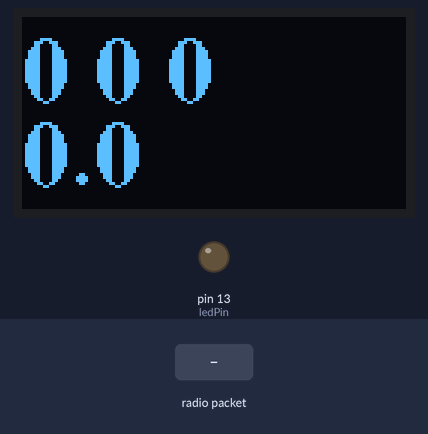
The sketch below on a simulated Arduino Uno, built with avr-gcc and run on an emulated ATmega328P. On the bench: 128×64 one-colour display, output pins drawn as LEDs (lit = HIGH). Inputs (shaded band) come from the test bench. No radio packets arrive unless stated; what the sketch prints to the serial monitor is not drawn.

Above: at 0.3 s.
At 1.2 s:
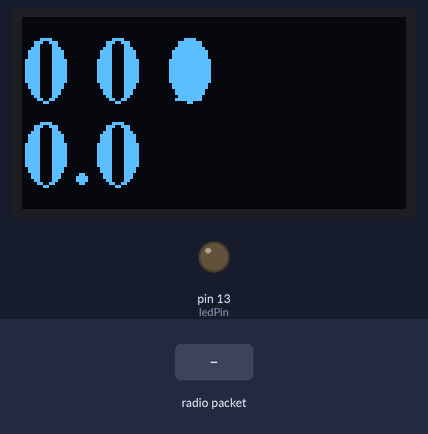
1.3 s: radio packet "1" arrives
At 2.2 s:
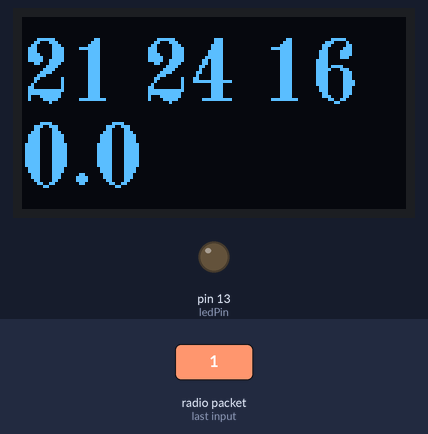
Timing chart, 0 to 4.3 s (numbered marks = the images above; inputs shaded):
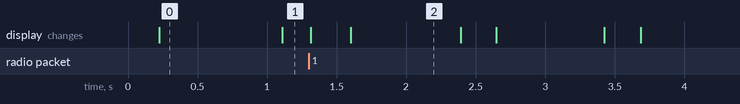

The sketch:

receiver.ino
```cpp
/*
  RF Blink - Receiver sketch
     Written by ScottC 17 Jun 2014
     Arduino IDE version 1.0.5
     Website: http://arduinobasics.blogspot.com
     Receiver: XY-MK-5V
     Description: A simple sketch used to test RF transmission/receiver.
 ------------------------------------------------------------- */

#include <SPI.h>
#include <RH_ASK.h>
#include <Time.h>

RH_ASK driver;

#include "U8glib.h"
U8GLIB_SH1106_128X64 u8g(U8G_I2C_OPT_NONE);  // I2C / TWI


 #define ledPin 13        //Onboard LED = digital pin 13
 unsigned int data = 0;   // variable used to store received data

struct dataStruct{
  float humidity;
  float temp;
  unsigned long counter;
  long thetime;
}myData;


byte tx_buf[sizeof(myData)] = {0};

char *ftoa(char *a, double f, int precision)
{
  long p[] = {0,10,100,1000,10000,100000,1000000,10000000,100000000};

  char *ret = a;
  long heiltal = (long)f;
  itoa(heiltal, a, 10);
  while (*a != '\0') a++;
  *a++ = '.';
  long desimal = abs((long)((f - heiltal) * p[precision]));
  itoa(desimal, a, 10);
  return ret;
}


void draw(void) {
  // graphic commands to redraw the complete screen should be placed here
  //u8g.setFont(u8g_font_unifont);
  u8g.setFont(u8g_font_osb21);
  char a[10];
  //sprintf(a,"T: ");

  int tog=myData.counter % 2;

  if (tog == 1){
    ftoa((char *)&a,myData.temp,1);
    u8g.drawStr( 0,28,a);
  } else {
    sprintf(a,"%d %d %d", hour(),minute(),second());
    u8g.drawStr(0,28,a);
  }
  char z[10];


  if (tog==1){
     sprintf(z,"%d",myData.counter);
} else {
  //sprintf(z,"H: ");
  ftoa((char *)&z,myData.humidity,1);
}
  u8g.drawStr(0,56,z);
}


void printDigits(int digits){
  // utility function for digital clock display: prints preceding colon and leading 0
  Serial.print(":");
  if(digits < 10)
    Serial.print('0');
  Serial.print(digits);
}

void digitalClockDisplay(){
  // digital clock display of the time
  Serial.print(hour());
  printDigits(minute());
  printDigits(second());
  Serial.print(" ");
  Serial.print(day());
  Serial.print(" ");
  Serial.print(month());
  Serial.print(" ");
  Serial.print(year());
  Serial.println();
}

 void setup(){
   pinMode(ledPin, OUTPUT);
   Serial.begin(9600);

  if (!driver.init())
    Serial.println("init failed");


     // flip screen, if required
  // u8g.setRot180();

  // set SPI backup if required
  //u8g.setHardwareBackup(u8g_backup_avr_spi);

  // assign default color value
  if ( u8g.getMode() == U8G_MODE_R3G3B2 ) {
    u8g.setColorIndex(255);     // white
  }
  else if ( u8g.getMode() == U8G_MODE_GRAY2BIT ) {
    u8g.setColorIndex(3);         // max intensity
  }
  else if ( u8g.getMode() == U8G_MODE_BW ) {
    u8g.setColorIndex(1);         // pixel on
  }
  else if ( u8g.getMode() == U8G_MODE_HICOLOR ) {
    u8g.setHiColorByRGB(255,255,255);
  }

 }

 void loop(){

 uint8_t buf[RH_ASK_MAX_MESSAGE_LEN];
    uint8_t buflen = sizeof(buf);

    if (driver.recv(buf, &buflen)) // Non-blocking
    {
        int i;

        // Message with a good checksum received, dump it.
        driver.printBuffer("Got:", buf, buflen);
        memcpy(&myData, buf, sizeof(myData));
        setTime(myData.thetime);
        Serial.print("Temperature: ");
        Serial.println(myData.temp,2);
        Serial.print("Humidity: ");
        Serial.println(myData.humidity,2);
        Serial.print("Counter: ");
        Serial.println(myData.counter);
        Serial.print("Timer: ");
        Serial.println(myData.thetime);
        digitalClockDisplay();
    }

 Serial.print(".");
    // picture loop
  u8g.firstPage();
  do {
    draw();
  } while( u8g.nextPage() );


 }
```

Measured:
- what the display in image 0 shows lasts 0.9 s, from 0.2 s to 1.1 s
- what the display in image 2 shows lasts 0.8 s, from 1.6 s to 2.4 s
